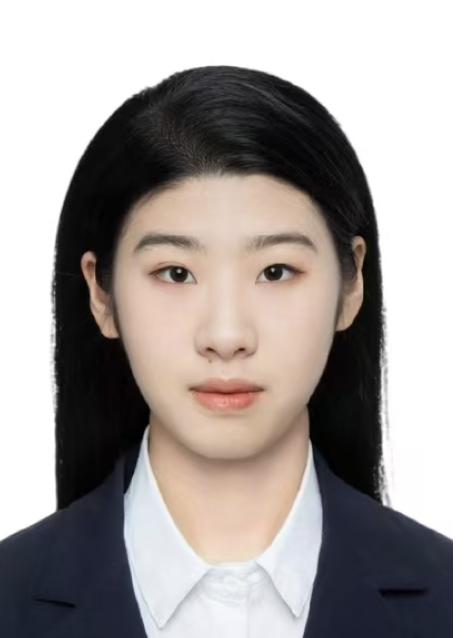
#> input picture photo.jpg, 930 x 1275 px, found by its file name (shown at 1/2 size)
$ python make-portrait.py
#> lines starting #> are read from the running program, lines starting #| are printed output that depends on the picture
#!/usr/bin/env python3
"""Build portrait.png (used in the home page hero) from photo.jpg.

The source is a formal ID photograph on a pure white ground. Dropped onto
the page as-is it reads as a document pasted over a design — the white
rectangle announces its own edges.

Rather than cut the subject out (segmentation eats the white collar, and
leaves a fringe in the hair), this does two simpler things:

  1. multiplies the whole image by  ivory / 255,  which maps the white
     ground to exactly the page background while keeping every other tone
     in proportion — skin shifts by a few percent and reads unchanged;
  2. fades the outer edge and, more generously, the lower third, so the
     shoulders dissolve into the paper instead of stopping at a border.

The page background must stay flat for this to work. A radial wash would
make the paper lighter in places than the portrait's own flat ivory, and
the rectangle would reappear.

    python3 tools/make-portrait.py

Requires: pillow, numpy.
"""
import numpy as np
from PIL import Image

IVORY = (245, 243, 238)          # keep in sync with --bg in styles/tokens.css
CROP = (25, 45, 905, 1275)       # head and shoulders, from the 930×1275 source
MAX_SIZE = (720, 1010)

src = Image.open("photo.jpg").convert("RGB").crop(CROP)
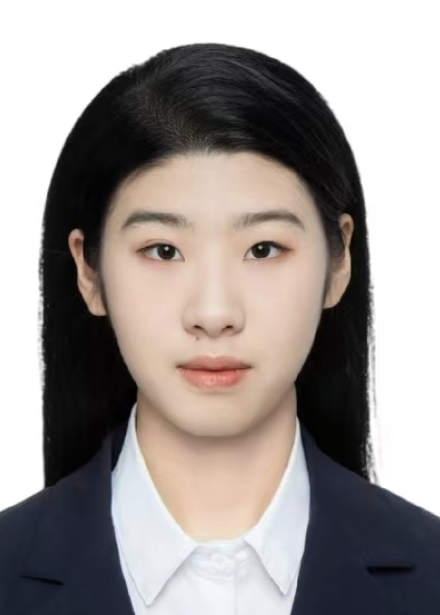
#> src: PIL image 880x1230 RGB (shown at 1/2 size); mean R, G, B 157.2, 151, 148.7
W, H = src.size
#> W = 880; H = 1230

a = np.asarray(src).astype(np.float32) * (np.array(IVORY, np.float32) / 255.0)
tinted = Image.fromarray(np.clip(a, 0, 255).astype(np.uint8))

yy, xx = np.mgrid[0:H, 0:W]
fade_x = np.clip(np.minimum(xx, W - 1 - xx) / (W * 0.09), 0, 1)
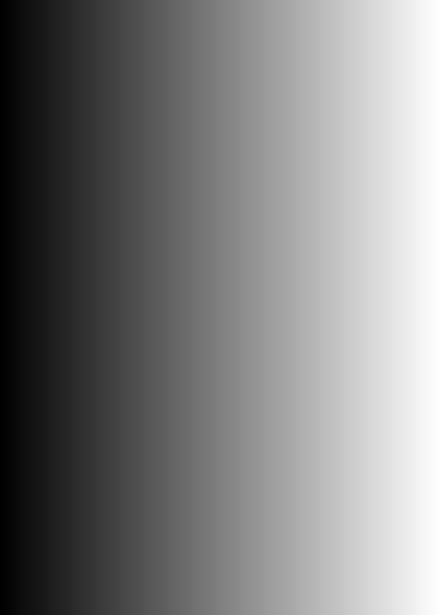
#> xx: shape (1230, 880) int64 (shown at 1/2 size); min 0, max 879, mean 439.5; drawn with min black and max white
fade_t = np.clip(yy / (H * 0.07), 0, 1)
fade_b = np.clip((H - 1 - yy) / (H * 0.30), 0, 1)
alpha = (np.minimum(np.minimum(fade_x, fade_t), fade_b) ** 0.9 * 255).astype(np.uint8)
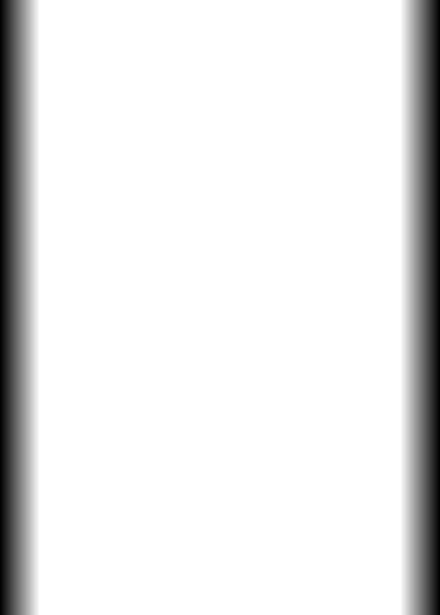
#> fade_x: shape (1230, 880) float64 (shown at 1/2 size); min 0, max 1, mean 0.909

out = tinted.copy()
out.putalpha(Image.fromarray(alpha))
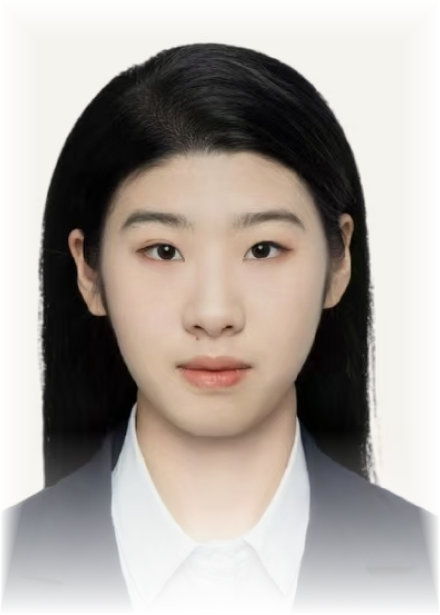
#> out: PIL image 880x1230 RGBA (shown at 1/2 size); mean R, G, B, A 150.7, 143.5, 138.4, 193.2; transparent parts drawn white
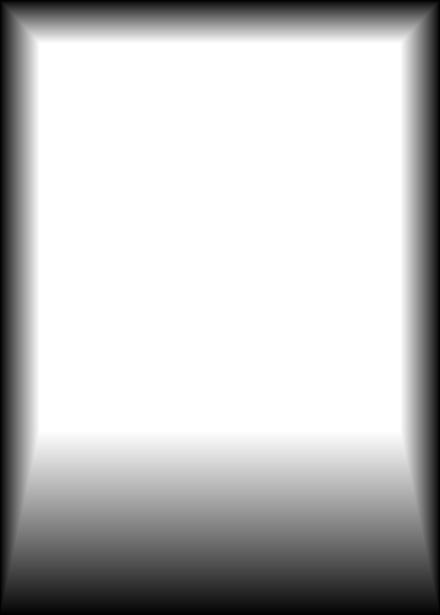
#> alpha: shape (1230, 880) (shown at 1/2 size); min 0, max 255, mean 193.2
out.thumbnail(MAX_SIZE, Image.LANCZOS)
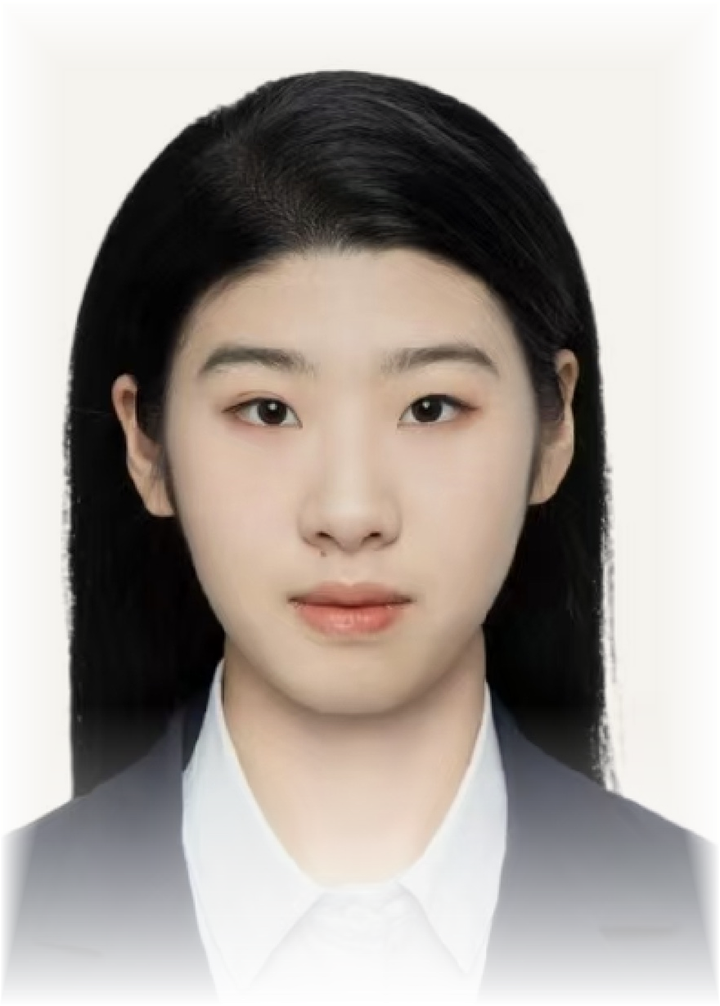
#> out: PIL image 720x1006 RGBA; mean R, G, B, A 149.6, 142.4, 137.3, 193.2; transparent parts drawn white

# WebP carries the alpha, so the portrait stays correct if the palette is
# ever swapped. A PNG of the same image is ~450 kB; this is ~27 kB.
out.save("portrait.webp", "WEBP", quality=86, method=6)

# Fallback for browsers without WebP: the same image flattened onto the
# page colour. Identical on the ivory palette, wrong on a dark one — but
# the browsers that need it are the ones that also predate the themes.
flat = Image.new("RGB", out.size, IVORY)
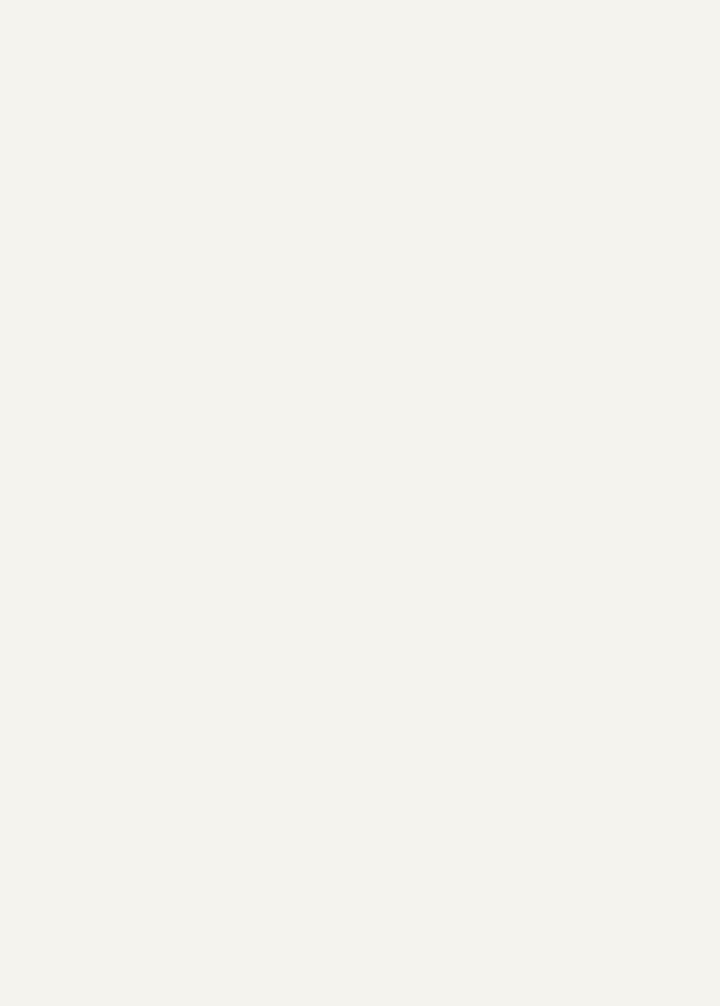
#> flat: PIL image 720x1006 RGB; mean R, G, B 245, 243, 238
flat.paste(out, (0, 0), out)
flat.save("portrait.jpg", quality=88, optimize=True, progressive=True)

print(f"portrait.webp / portrait.jpg  {out.size[0]}×{out.size[1]}")
#| portrait.webp / portrait.jpg  720×1006
